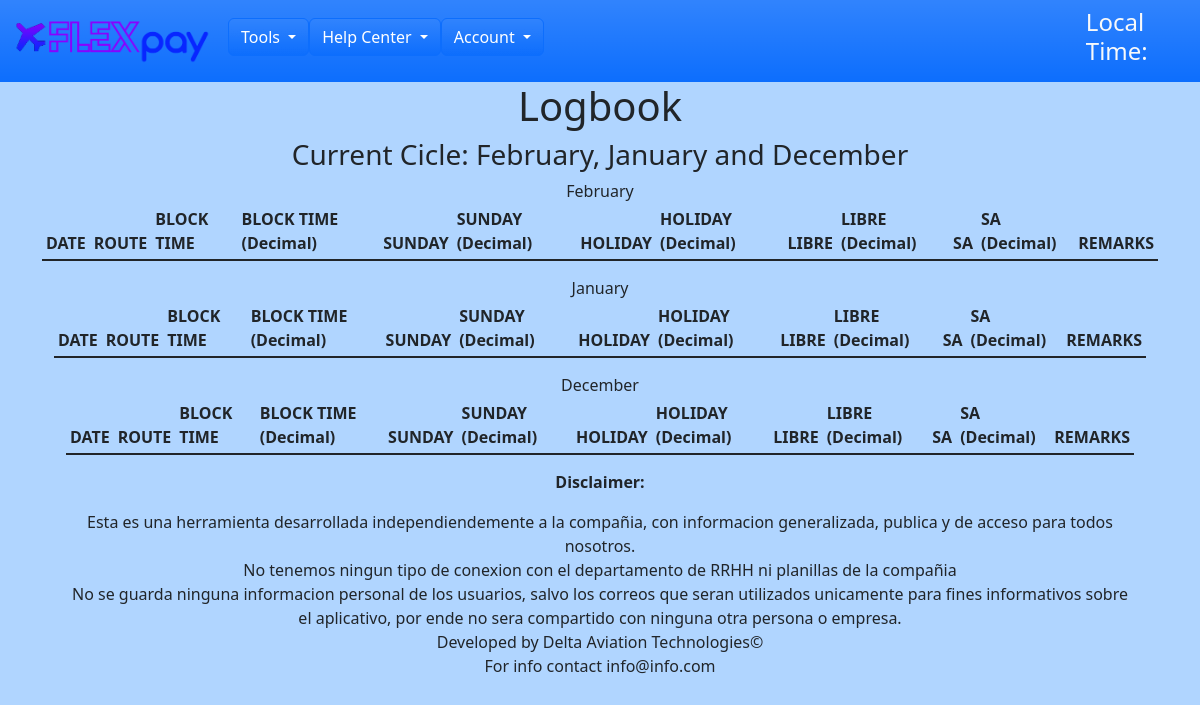
The app's page /logbook/ (signed in), older data.
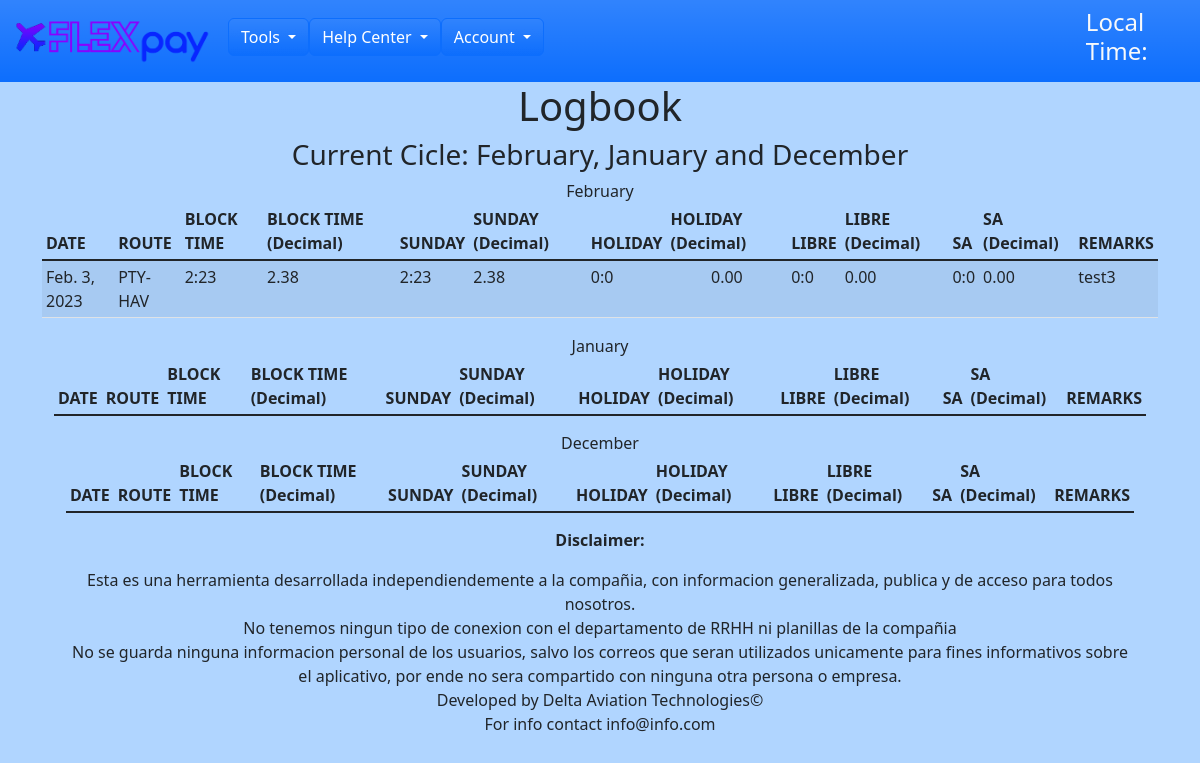
The same page, newer data.
### main/models.py (models this page shows, shortened)
class Logbook(models.Model):
    def default_zero():
        return "0"
    date = models.DateField()
    cmp_id = models.CharField(max_length=6, null=True)
    route = models.CharField(max_length=250)
    total_hrs_input = models.CharField(max_length=2, null=False)
    total_min_input = models.CharField(max_length=2, null=False)
    total_decimal = models.DecimalField(max_digits=5, decimal_places=2, default=0)
    total_flight_block = models.CharField(max_length=5, null=True, blank=True)
    sun_hrs_input = models.CharField(max_length=2, null=True, blank=True, default=default_zero)
    sun_min_input = models.CharField(max_length=2, null=True, blank=True, default=default_zero)
    total_sun_block = models.CharField(max_length=5, null=True, blank=True)
    sun_decimal = models.DecimalField(max_digits=5, decimal_places=2, default=0)
    holiday_hrs_input = models.CharField(max_length=2, null=True, blank=True, default=default_zero)
    holiday_min_input = models.CharField(max_length=2, null=True, blank=True, default=default_zero)
    total_holiday_block = models.CharField(max_length=5, null=True, blank=True)
    holiday_decimal = models.DecimalField(max_digits=5, decimal_places=2, default=0)
    libre_hrs_input = models.CharField(max_length=2, null=True, blank=True, default=default_zero)
    libre_min_input = models.CharField(max_length=2, null=True, blank=True, default=default_zero)
    total_libre_block = models.CharField(max_length=5, null=True, blank=True)
    libre_decimal = models.DecimalField(max_digits=5, decimal_places=2, default=0)
    sa_hrs_input = models.CharField(max_length=2, null=True, blank=True, default=default_zero)
    sa_min_input = models.CharField(max_length=2, null=True, blank=True, default=default_zero)
    total_sa_block = models.CharField(max_length=5, null=True, blank=True)
    sa_decimal = models.DecimalField(max_digits=5, decimal_places=2, default=0)
    remarks = models.CharField(max_length=250, null=True, blank=True)
    created = models.DateTimeField(auto_now_add=True)

### main/views.py (the view)
# urls.py: path('logbook/', views.RawLogbook, name='logbook'),
@login_required(login_url='login')
def RawLogbook(request):
    today_month = datetime.today().month
    current_month = calendar.month_name[int(today_month)]
    prev_month = today_month - 1
    if prev_month <= 0:
        current_month_minus1_int = 12 - prev_month
    else:
        current_month_minus1_int = prev_month
    current_month_minus1 = calendar.month_name[int(current_month_minus1_int)]
    if prev_month <= 0:
        current_month_minus2_int = 12 - prev_month
    else:
        current_month_minus2_int = prev_month
    current_month_minus2 = calendar.month_name[int(current_month_minus2_int)-2]
    raw_logbook = Logbook.objects.filter(cmp_id=request.user,date__month=today_month).order_by('date')
    raw_logbook_1 = Logbook.objects.filter(cmp_id=request.user,date__month=current_month_minus1_int).order_by('date')
    raw_logbook_2 = Logbook.objects.filter(cmp_id=request.user,date__month=current_month_minus2_int).order_by('date')
    context = {'raw_logbook' : raw_logbook,
    'current_month' : current_month,
    'current_month_minus1':current_month_minus1,
    'current_month_minus2':current_month_minus2,
    'raw_logbook_1' : raw_logbook_1,
    'raw_logbook_2' : raw_logbook_2
    }
    return render(request, 'main/logbook.html', context)

### main/models.py (called while the page is built)
    def __str__(self):
        return str(self.cmp_id)

### main/templates/main/logbook.html (shortened to what this page needs)
{% extends 'main.html' %}
{% block content %}
<div class="text-center">
    <h1>Logbook</h1>
    <h3>Current Cicle: {{current_month}}, {{current_month_minus1}} and {{current_month_minus2}}</h3>
</div>
<div class="text-center">{{current_month}}</div>
<div class="container-sm">
    <table class="table table-sm table-striped">
        <thead>
            <tr>
            <th scope="col">DATE</th>
            <th scope="col">ROUTE</th>
            <th scope="col">BLOCK TIME</th>
            <th scope="col">BLOCK TIME (Decimal)</th>
            <th scope="col">SUNDAY</th>
            <th scope="col">SUNDAY (Decimal)</th>
            <th scope="col">HOLIDAY</th>
            <th scope="col">HOLIDAY (Decimal)</th>
            <th scope="col">LIBRE</th>
            <th scope="col">LIBRE (Decimal)</th>
            <th scope="col">SA</th>
            <th scope="col">SA (Decimal)</th>
            <th scope="col">REMARKS</th>
            </tr>
        </thead>
        <tbody class="table-group-divider">
            <tr>
            {%for log in raw_logbook %}
            <td>{{log.date}}</td>
            <td>{{log.route}}</td>
            <td>{{log.total_flight_block}}</td>
            <td>{{log.total_decimal}}</td>
            <td>{{log.total_sun_block}}</td>
            <td>{{log.sun_decimal}}</td>
            <td>{{log.total_holiday_block}}</td>
            <td class="text-center">{{log.holiday_decimal}}</td>
            <td>{{log.total_libre_block}}</td>
            <td>{{log.libre_decimal}}</td>
            <td>{{log.total_sa_block}}</td>
            <td>{{log.sa_decimal}}</td>
            <td>{{log.remarks}}</td>
            </tr>
            {% endfor %}
        </tbody>
    </table>
<div class="text-center">{{current_month_minus1}}</div>
    <div class="container-sm">
        <table class="table table-sm table-striped">
            <thead>
                <tr>
                <th scope="col">DATE</th>
                <th scope="col">ROUTE</th>
                <th scope="col">BLOCK TIME</th>
                <th scope="col">BLOCK TIME (Decimal)</th>
                <th scope="col">SUNDAY</th>
                <th scope="col">SUNDAY (Decimal)</th>
                <th scope="col">HOLIDAY</th>
                <th scope="col">HOLIDAY (Decimal)</th>
                <th scope="col">LIBRE</th>
                <th scope="col">LIBRE (Decimal)</th>
                <th scope="col">SA</th>
                <th scope="col">SA (Decimal)</th>
                <th scope="col">REMARKS</th>
                </tr>
            </thead>
        </table>
<div class="text-center">{{current_month_minus2}}</div>
        <div class="container-sm">
            <table class="table table-sm table-striped">
                <thead>
                    <tr>
                    <th scope="col">DATE</th>
                    <th scope="col">ROUTE</th>
                    <th scope="col">BLOCK TIME</th>
                    <th scope="col">BLOCK TIME (Decimal)</th>
                    <th scope="col">SUNDAY</th>
                    <th scope="col">SUNDAY (Decimal)</th>
                    <th scope="col">HOLIDAY</th>
                    <th scope="col">HOLIDAY (Decimal)</th>
                    <th scope="col">LIBRE</th>
                    <th scope="col">LIBRE (Decimal)</th>
                    <th scope="col">SA</th>
                    <th scope="col">SA (Decimal)</th>
                    <th scope="col">REMARKS</th>
                    </tr>
                </thead>
            </table>
{% endblock %}

Row changes from the older to the newer data that the page shows:
added Logbook: date "Feb. 3, 2023", route "PTY-HAV", total_flight_block "2:23", total_decimal "2.38", total_sun_block "2:23", sun_decimal "2.38", total_holiday_block "0:0", holiday_decimal "0.00", total_libre_block "0:0", libre_decimal "0.00", total_sa_block "0:0", sa_decimal "0.00", remarks "test3"
